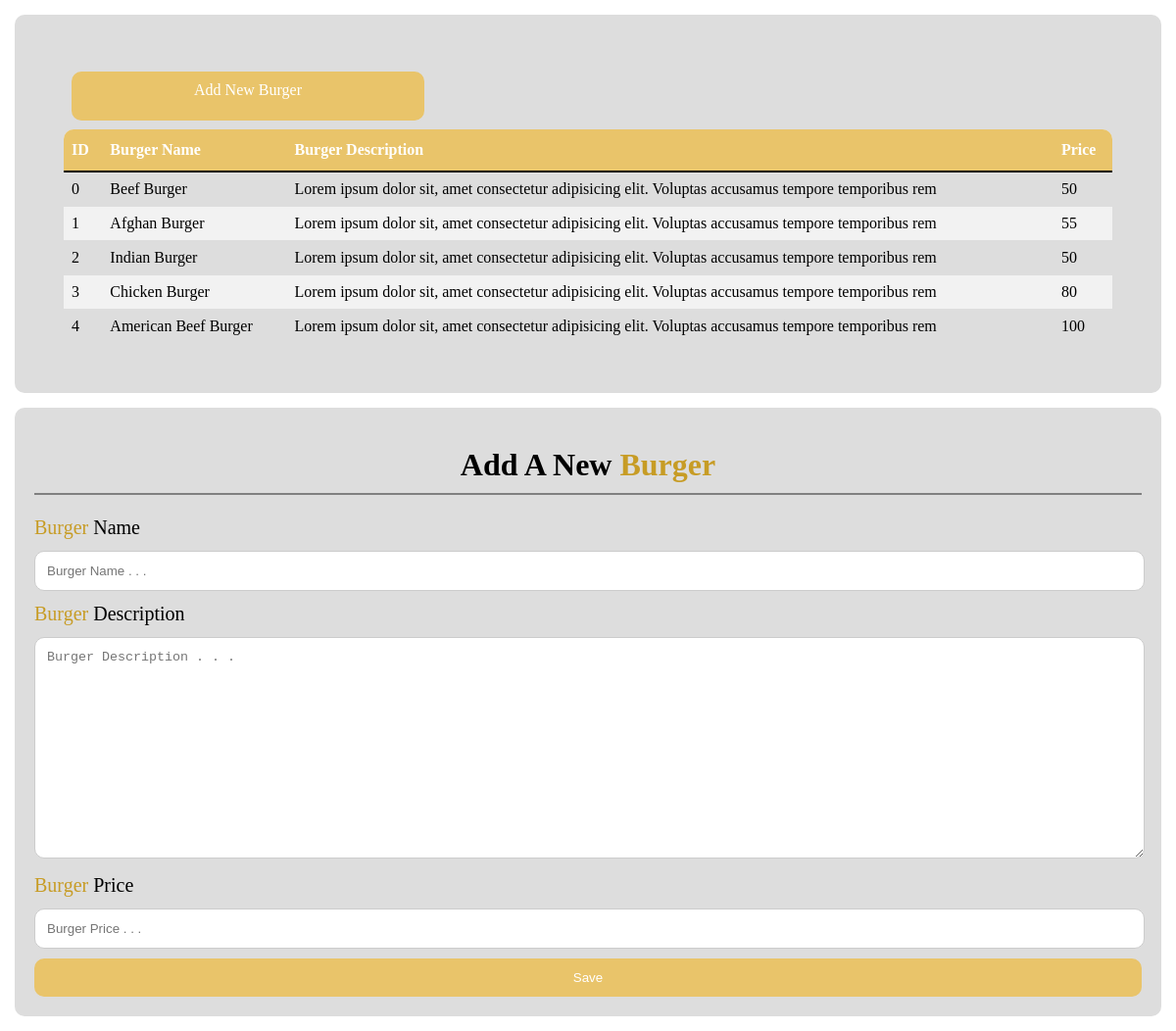
Screenshot of /backend/admin/Pages/addburger.php with the database file from the repository.
### tables this page shows
CREATE TABLE `burger` (
  `id` int(10) NOT NULL,
  `burger_name` varchar(30) DEFAULT NULL,
  `discription` varchar(100) NOT NULL,
  `price` int(10) DEFAULT NULL
);

### backend/admin/Pages/addburger.php (the view, shortened to what this page needs)
<?php
 require ('../../files/connection.php');
 try {
     $stmt = $pdo->prepare("SELECT * FROM `burger`");
     $stmt->execute();
     $burgers = $stmt->fetchAll(PDO::FETCH_ASSOC);
 } catch (Exception $ex) {
     $result = $ex->getMessage();
 }
?>
<!DOCTYPE html>
<html lang="en">
<head>
</head>
<body>
    <div class="burgerlist">
    <div class="table">
        <table>
            <tr>
                <td colspan="4"><a href="#form" class="btn">Add New Burger</span></a></td>
            </tr>
            <tr>
                <th class="left">ID</th>
                <th>Burger Name</th>
                <th>Burger Description</th>
                <th class="right">Price</th>
            </tr>
            <?php foreach ($burgers as $key => $burger): ?>
                <tr>
                    <td ><?php echo $key?></td>
                    <td><?php echo $burger['burger_name']?></td>
                    <td><?php echo $burger['discription']?></td>
                    <td><?php echo $burger['price']?></td>
                </tr>
                <?php endforeach; ?>
        </table>
    </div>
    </div>
    <div class="form" id="form">
        <center>
            <div class="linkname">
                <h1>Add A New <span>Burger</span></h1>
            </div>
        </center>
        <form action="php Files/addfood.php" method="post">
            <div class="row">
                <div class="col-25">
                    <label for="burgername"><span>Burger</span> Name</label>
                    <div class="col-75">
                        <input type="text" name="burgername" placeholder="Burger Name . . ." require>
                    </div>
                </div>
            </div>
            <div class="row">
                <div class="col-25">
                    <label for="burgerDescription"><span>Burger</span> Description</label>
                    <div class="col-75">
                        <textarea type="text" name="burgerdescription" placeholder="Burger Description . . ." ></textarea>
                    </div>
                </div>
            </div>
            <div class="row">
                <div class="col-25">
                    <label for="burgerprice"><span>Burger</span> Price</label>
                    <div class="col-75">
                        <input type="number" name="burgerprice" placeholder="Burger Price . . ." require>
                    </div>
                </div>
            </div>
            <div class="row">
                <input type="submit" name="submitburger" value="Save">
            </div>
        </form>
    </div>
</body>
</html>

### rows the page displays
burger: key "0", burger_name "Beef Burger", discription "Lorem ipsum dolor sit, amet consectetur adipisicing elit. Voluptas accusamus tempore temporibus rem", price "50"
burger: key "1", burger_name "Afghan Burger", discription "Lorem ipsum dolor sit, amet consectetur adipisicing elit. Voluptas accusamus tempore temporibus rem", price "55"
burger: key "2", burger_name "Indian Burger", discription "Lorem ipsum dolor sit, amet consectetur adipisicing elit. Voluptas accusamus tempore temporibus rem", price "50"
burger: key "3", burger_name "Chicken Burger", discription "Lorem ipsum dolor sit, amet consectetur adipisicing elit. Voluptas accusamus tempore temporibus rem", price "80"
burger: key "4", burger_name "American Beef Burger", discription "Lorem ipsum dolor sit, amet consectetur adipisicing elit. Voluptas accusamus tempore temporibus rem", price "100"
